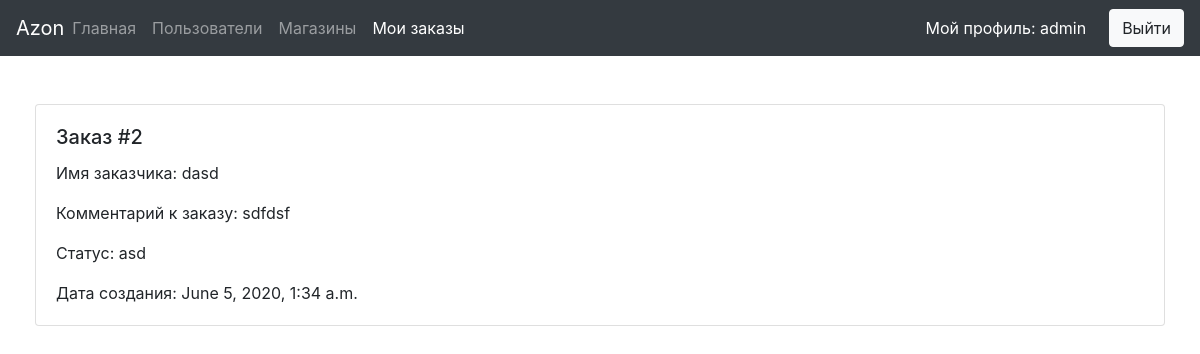
Page /my_orders/ (signed in) on the committed database.
### users/models.py (models this page shows, shortened)
class User(AbstractBaseUser):
    BUYER_TYPES = [
        ('Начинающий', 'Начинающий'),
        ('Опытный покупатель', 'Опытный покупатель')
    ]
    name = models.CharField(max_length=100, blank=False, verbose_name='Имя', null=True)
    username = models.CharField(max_length=256, unique=True, verbose_name='Никнейм')
    email = models.EmailField(max_length=512, unique=True)
    age = models.PositiveIntegerField(blank=False, verbose_name="Возраст")
    activity = models.CharField(
        max_length=100,
        choices=BUYER_TYPES,
        default='Начинающий'
    )
    date_joined = models.DateTimeField(verbose_name='date joined', auto_now_add=True)
    last_login = models.DateTimeField(verbose_name='last login', auto_now=True)
    is_active = models.BooleanField(default=True)
    is_staff = models.BooleanField(default=False)
    is_admin = models.BooleanField(default=False)
    is_superuser = models.BooleanField(default=False)
    objects = MyUserManager()
    USERNAME_FIELD = 'username'
    REQUIRED_FIELDS = ['name', 'email', 'age']

### orders/models.py (models this page shows, shortened)
class Order(models.Model):
    customer_name = models.CharField(max_length=128)
    customer_email = models.EmailField()
    customer_phone = models.CharField(max_length=48, blank=True, null=True, default=None)
    created = models.DateTimeField(auto_now_add=True, auto_now=False)
    updated = models.DateTimeField(auto_now_add=False, auto_now=True)
    status = models.ForeignKey(Status, on_delete=models.CASCADE)
    comments = models.TextField(blank=True, null=True, default=None)
    user = models.ForeignKey(User, on_delete=models.CASCADE, blank=True, default=None)
    class Meta:
        verbose_name = 'Заказ'
        verbose_name_plural = 'Заказы'

class Status(models.Model):
    name = models.CharField(max_length=48)
    is_active = models.BooleanField(default=True)
    def __str__(self):
        return self.name
    class Meta:
        verbose_name = 'Статус заказа'
        verbose_name_plural = 'Статусы заказа'

### orders/views.py (the view)
# urls.py: path('', orders_list_view, name='orders_list_url'),
def orders_list_view(request):
    if not request.user.is_authenticated:
        return redirect('login_url')
    orders_list = Order.objects.filter(user__username__iexact=request.user.username)
    return render(request, 'orders/orders_list.html', context={'orders_list': orders_list, 'clicked_orders': 'active'})

### orders/templates/orders/orders_list.html (shortened to what this page needs)
{% extends 'ecommerce/base.html' %}
{% block content %}
    {% for order in orders_list %}
        <div class="card mb-3">
            <div class="card-body">
                <h5 class="card-title">Заказ #{{ order.id }}</h5>
                <p class="card-text">Имя заказчика: {{ order.customer_name }}</p>
                <p class="card-text">Комментарий к заказу: {{ order.comments }}</p>
                <p class="card-text">Статус: {{ order.status }}</p>
                <p class="card-text">Дата создания: {{ order.created }}</p>
            </div>
        </div>
    {% endfor %}
{% endblock %}

### templates/ecommerce/base.html (shortened to what this page needs)
<!DOCTYPE html>
<html lang="en">
<head>
    <link rel="stylesheet" href="https://stackpath.bootstrapcdn.com/bootstrap/4.4.1/css/bootstrap.min.css">
</head>
<body>
    <nav class="navbar  navbar-expand-lg navbar-dark bg-dark ">
        <p class="navbar-brand" style="margin: 0px; padding: 0px;">Azon</p>
        <div class="collapse navbar-collapse" id="navbarNav">
            <ul class="navbar-nav  col-12 lg-3">
                <li class="nav-item {{ clicked_main }}">
                    <a class="nav-link " href="{% url 'main_page_url' %}">Главная<span class="sr-only">(current)</span></a>
                </li>
                <li class="nav-item {{ clicked_users }}">
                    <a class="nav-link" href="{% url 'users_list_url' %}">Пользователи</a>
                </li>
                <li class="nav-item {{ clicked_shops }}">
                    <a class="nav-link" href="{% url 'shops_list_url' %}">Магазины</a>
                </li>
                <li class="nav-item {{ clicked_orders }}">
                    <a class="nav-link" href="{% url 'orders_list_url' %}">Мои заказы</a>
                </li>
            </ul>
        </div>
        <div class="form-inline my-2 my-lg-0">
        {% if request.user.is_authenticated %}
            <a class="btn btn-dart mr-50" style="margin-right: 10px; color: white" href="{% url 'user_detail_url' username=request.user.username %}">Мой профиль: {{ request.user.username }}</a>
            <a class="btn btn-light ml-50" href="{% url 'logout_url' %}">Выйти</a>
        {% else %}
            <a class="btn btn-dart mr-50" style="margin-right: 10px; color: white;" href="{% url 'login_url' %}">Войти</a>
            <a class="btn btn-light ml-50" href="{% url 'registr_url' %}">Зарегистрироваться</a>
        {% endif %}
        </div>
    </nav>
    <div class="container col-12 pt-5 pb-5" style="padding: 15px 35px; min-height: calc(100% - 58px);">
        {% block content %}
        {% endblock %}
    </div>
</body>
</html>

### rows in the picture
User: user.username "admin"
Order: id "2", customer_name "dasd", comments "sdfdsf", status "asd", created "June 5, 2020, 1:34 a.m."
